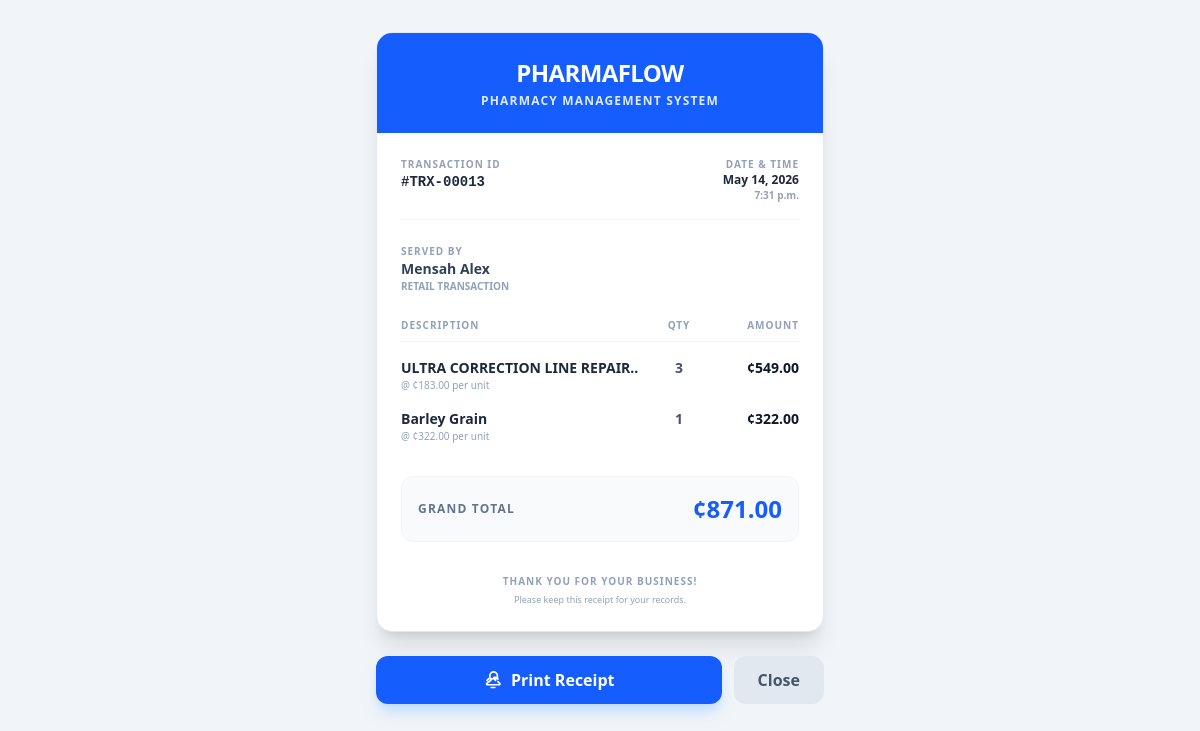
Screenshot of /sales/receipt/13/ (signed in) with the database file from the repository.
### sales/models.py (models this page shows, shortened)
class Sale(models.Model):
    class SaleType(models.TextChoices):
        WHOLESALE = 'WHOLESALE', 'Wholesale'
        RETAIL = 'RETAIL', 'Retail'
    seller = models.ForeignKey(User, on_delete=models.PROTECT, related_name='sales')
    type = models.CharField(max_length=50, choices=SaleType.choices)
    total_cost = models.DecimalField(max_digits=10, decimal_places=2, editable=False, null=True)
    created_at = models.DateTimeField(auto_now_add=True)

class SaleItem(models.Model):
    sale = models.ForeignKey(Sale, on_delete=models.PROTECT)
    drug = models.ForeignKey(Drug, on_delete=models.PROTECT)
    quantity = models.PositiveIntegerField()
    total_cost = models.DecimalField(max_digits=12, decimal_places=2)
    @property
    def unit_price(self):
        if self.quantity > 0:
            return self.total_cost / self.quantity
        return 0

### accounts/models.py (models this page shows, shortened)
class User(AbstractUser):
    class UserRoles(models.TextChoices):
        ADMIN = 'ADMIN', 'Admin'
        MANAGER = 'MANAGER', 'Manager'
        WHOLESALER = 'WHOLESALER', 'Wholesaler'
        RETAILER = 'RETAILER', 'Retailer'
    full_name = models.CharField(max_length=100)
    role = models.CharField(
        max_length=50,
        choices=UserRoles.choices,
        null=False,
        blank=False
    )
    phone_number = models.CharField(max_length=15, blank=True, default='')

### inventory/models.py (models this page shows, shortened)
class Drug(models.Model):
    name = models.CharField(max_length=1000)
    description = models.TextField(null=True, blank=True)
    wholesale_price = models.DecimalField(decimal_places=2, max_digits=10)
    retail_price = models.DecimalField(decimal_places=2, max_digits=10)
    inventory = models.PositiveBigIntegerField(default=0)
    cost_price = models.DecimalField(max_digits=10, decimal_places=2, default=0.00)

### sales/views.py (the view)
# urls.py: path('receipt/<int:sale_id>/', views.generate_receipt, name='generate_receipt'),
@login_required
def generate_receipt(request, sale_id):
    sale = get_object_or_404(Sale, id=sale_id)
    return render(request, 'sales/receipt.html', {'sale': sale})

### sales/templates/sales/receipt.html (shortened to what this page needs)
{% load static %}
<!DOCTYPE html>
<html lang="en">
<head>
     <link rel="stylesheet" href="{% static 'css/output.css' %}">
</head>
<body class="bg-slate-100 font-sans p-4 md:p-8">
    <div class="max-w-md mx-auto bg-white shadow-xl rounded-2xl overflow-hidden receipt-container border border-slate-200">
        <div class="bg-blue-600 p-6 text-white text-center">
            <h1 class="text-2xl font-black tracking-tight">PHARMAFLOW</h1>
            <p class="text-blue-100 text-xs font-bold uppercase tracking-widest mt-1">Pharmacy Management System</p>
        </div>
        <div class="p-6">
            <div class="flex justify-between items-start mb-6 border-b border-slate-100 pb-4">
                <div class="flex flex-col">
                    <span class="text-[10px] font-black text-slate-400 uppercase tracking-widest">Transaction ID</span>
                    <span class="font-mono text-sm font-bold text-slate-800">#TRX-{{ sale.id|stringformat:"05d" }}</span>
                </div>
                <div class="flex flex-col text-right">
                    <span class="text-[10px] font-black text-slate-400 uppercase tracking-widest">Date & Time</span>
                    <span class="text-xs font-bold text-slate-800">{{ sale.created_at|date:"M d, Y" }}</span>
                    <span class="text-[10px] font-bold text-slate-400">{{ sale.created_at|date:"P" }}</span>
                </div>
            </div>
            <div class="mb-6 flex flex-col">
                <span class="text-[10px] font-black text-slate-400 uppercase tracking-widest">Served By</span>
                <span class="text-sm font-bold text-slate-700">{{ sale.seller.full_name }}</span>
                <span class="text-[10px] font-bold text-slate-400 uppercase">{{ sale.type }} Transaction</span>
            </div>
            <div class="space-y-4 mb-8">
                <div class="flex justify-between text-[10px] font-black text-slate-400 uppercase tracking-widest border-b border-slate-100 pb-2">
                    <span>Description</span>
                    <div class="flex gap-8">
                        <span class="w-12 text-center">Qty</span>
                        <span class="w-16 text-right">Amount</span>
                    </div>
                </div>
                {% for item in sale.saleitem_set.all %}
                <div class="flex justify-between items-start group">
                    <div class="flex flex-col flex-1">
                        <span class="text-sm font-bold text-slate-800">{{ item.drug.name }}</span>
                        <span class="text-[10px] text-slate-400">@ ¢{{ item.unit_price|floatformat:2 }} per unit</span>
                    </div>
                    <div class="flex gap-8 items-center">
                        <span class="text-sm font-bold text-slate-600 w-12 text-center">{{ item.quantity }}</span>
                        <span class="text-sm font-black text-slate-900 w-16 text-right">¢{{ item.total_cost }}</span>
                    </div>
                </div>
                {% endfor %}
            </div>
            <div class="bg-slate-50 rounded-xl p-4 border border-slate-100">
                <div class="flex justify-between items-center">
                    <span class="text-xs font-bold text-slate-500 uppercase tracking-widest">Grand Total</span>
                    <span class="text-2xl font-black text-blue-600">¢{{ sale.total_cost }}</span>
                </div>
            </div>
            <div class="mt-8 text-center">
                <p class="text-[10px] text-slate-400 font-bold uppercase tracking-widest">Thank you for your business!</p>
                <p class="text-[9px] text-slate-400 mt-1">Please keep this receipt for your records.</p>
            </div>
        </div>
    </div>
    <div class="max-w-md mx-auto mt-6 flex gap-3 no-print">
        <button onclick="window.print()" class="flex-1 bg-blue-600 hover:bg-blue-700 text-white font-bold py-3 rounded-xl shadow-lg shadow-blue-200 transition-all flex items-center justify-center gap-2">
            Print Receipt
        </button>
        <button onclick="window.close()" class="bg-slate-200 hover:bg-slate-300 text-slate-600 font-bold px-6 py-3 rounded-xl transition-all">
            Close
        </button>
    </div>
</body>
</html>

### rows the page displays
Sale: id "00013", created_at "May 14, 2026", created_at "7:31 p.m.", seller.full_name "Mensah Alex", type "RETAIL", total_cost "871.00"
SaleItem: drug.name "ULTRA CORRECTION LINE REPAIR..", unit_price "183.00", quantity "3", total_cost "549.00"
SaleItem: drug.name "Barley Grain", unit_price "322.00", quantity "1", total_cost "322.00"
